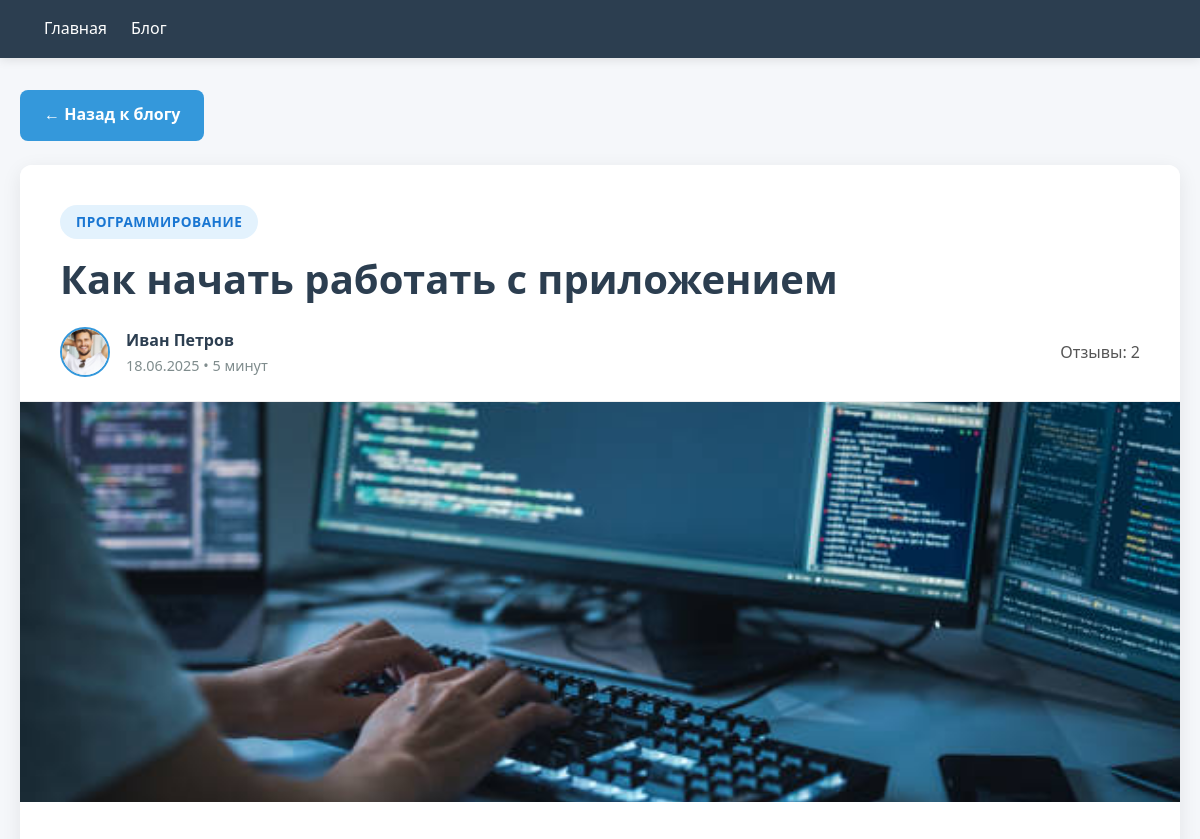
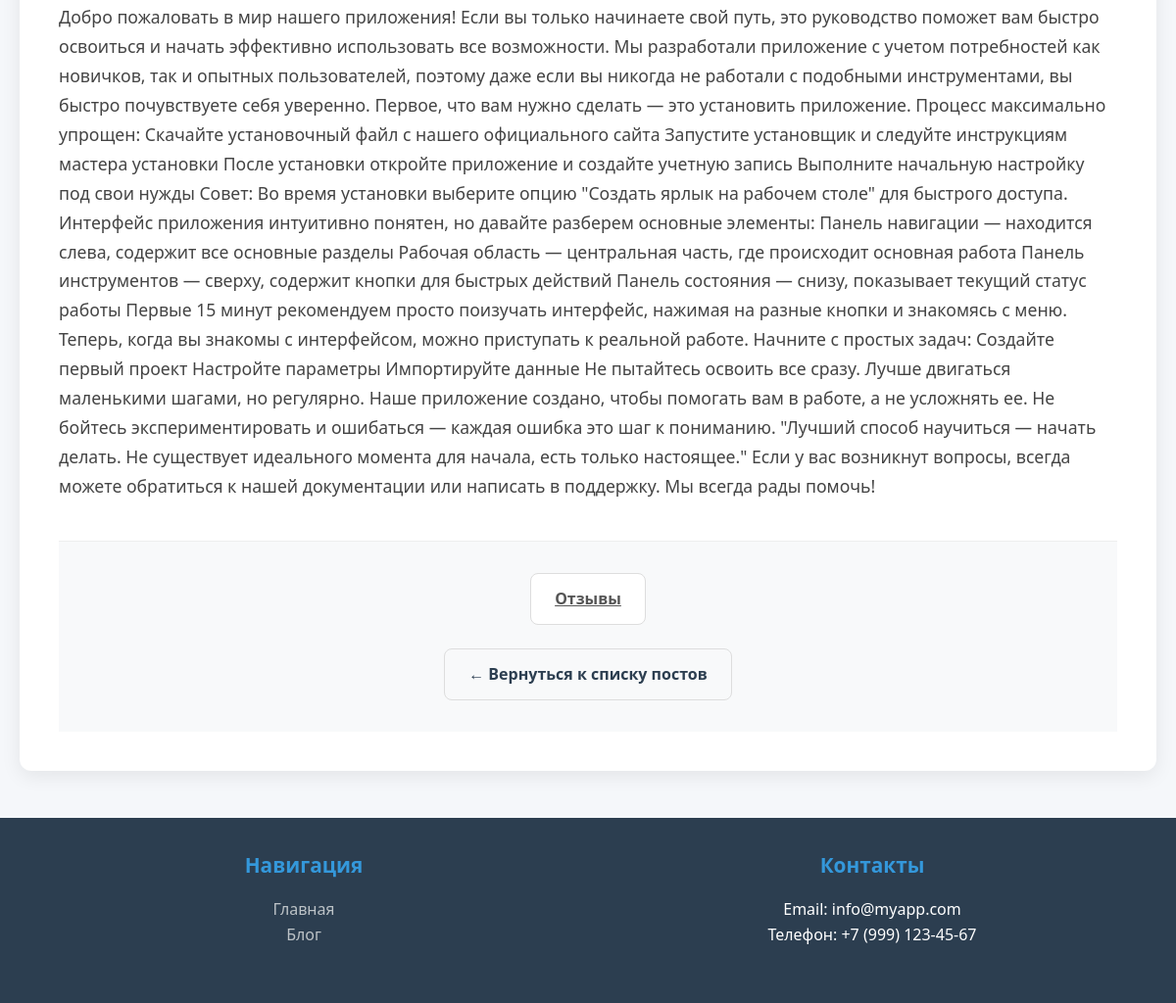
Page /blog/post/1/ on the committed database (2 pictures, top to bottom).
### blog/models.py (models this page shows, shortened)
class Post(models.Model):
    title = models.CharField(blank=False)
    text = models.CharField(blank=False)
    image = models.CharField(default="")
    category = models.CharField(default="Без категории")
    created_at = models.CharField(default="Нет данных")
    read_time = models.CharField(default="Нет данных")
    comments = models.PositiveIntegerField(default=0)

### blog/views.py (the view)
# urls.py: path('<int:post_id>/', post_page, name='post'),  # /blog/1/
def post_page(request, post_id):
    post = get_object_or_404(Post, id=post_id)
    comments_count = Comment.objects.filter(post_id=post_id, checked=True).count()
    data = {"menu": menu, "posts": post, "comments": "/comments/", "comments_count": comments_count}
    return render(request, "post.html", context=data)

### templates/post.html
{% extends 'base.html' %}
{% load static %}
{% block extra_css %}
    <link rel="stylesheet" href="{% static 'css/post.css' %}">
{% endblock %}
{% block content %}
<div class="container">
    <div class="back-button-container">
        <a href="javascript:history.back()" class="back-button">
            ← Назад к блогу
        </a>
    </div>
    <article class="post-container">
        <div class="post-header">
            <div class="post-category">
                <span class="category-badge">{{ posts.category }}</span>
            </div>
            <h1 class="post-title">{{ posts.title }}</h1>
            <div class="post-meta">
                <div class="author-info">
                    <img src="{% static 'images/author.jpg' %}" alt="Автор" class="author-avatar">
                    <div class="author-details">
                        <span class="author-name">Иван Петров</span>
                        <span class="post-date">{{ posts.created_at }} • {{ posts.read_time }}</span>
                    </div>
                </div>
                <div class="post-stats">
                    <span class="stat likes">Отзывы: {{ comments_count }}</span>
                </div>
            </div>
        </div>
        <div class="featured-image">
            <img src="{% static 'images/post-1.jpg' %}" alt="Главное изображение поста" class="post-main-image">
        </div>
        <div class="post-content">
            <section class="post-section">
                <p>{{ posts.text }}</p>
            </section>
        <footer class="post-footer">
            <div class="action-buttons">
                <a href="{% url 'comments' posts.id %}" class="action-btn like-btn">Отзывы</a>
            </div>
            <div class="back-bottom">
                <a href="/blog/" class="back-button secondary">
                    ← Вернуться к списку постов
                </a>
            </div>
        </footer>
    </article>
</div>
{% endblock %}

### static/css/base.css (style rules this page uses)
* { margin: 0; padding: 0; box-sizing: border-box; font-family: 'Segoe UI', Tahoma, Geneva, Verdana, sans-serif; }
body { background-color: #f5f7fa; color: #333; line-height: 1.6; }
.container { max-width: 1200px; margin: 0 auto; padding: 0 20px; }
footer { background-color: #2c3e50; color: white; padding: 2rem 0; text-align: center; }

### static/css/post.css (style rules this page uses)
.back-button-container { margin: 2rem 0 1.5rem; }
.back-button { display: inline-flex; align-items: center; padding: 0.8rem 1.5rem; background: #3498db; color: white; text-decoration: none; border-radius: 8px; font-weight: 600; font-size: 1rem; transition: all 0.3s ease; border: none; cursor: pointer; }
.back-button.secondary { background: #f8f9fa; color: #2c3e50; border: 1px solid #ddd; }
.post-container { background: white; border-radius: 12px; overflow: hidden; box-shadow: 0 5px 20px rgba(0, 0, 0, 0.08); margin-bottom: 3rem; }
.post-header { padding: 2.5rem 2.5rem 1.5rem; border-bottom: 1px solid #eee; background-color: white; }
.post-category { margin-bottom: 1rem; }
.category-badge { display: inline-block; padding: 0.4rem 1rem; background: #e3f2fd; color: #1976d2; font-size: 0.85rem; font-weight: 600; border-radius: 20px; text-transform: uppercase; letter-spacing: 0.5px; }
.post-title { font-size: 2.5rem; line-height: 1.2; color: #2c3e50; margin-bottom: 1.5rem; }
.post-meta { display: flex; justify-content: space-between; align-items: center; flex-wrap: wrap; gap: 1.5rem; }
.author-info { display: flex; align-items: center; gap: 1rem; }
.author-avatar { width: 50px; height: 50px; border-radius: 50%; object-fit: cover; border: 2px solid #3498db; }
.author-details { display: flex; flex-direction: column; }
.author-name { font-weight: 600; color: #2c3e50; }
.post-date { font-size: 0.9rem; color: #7f8c8d; }
.post-stats { display: flex; gap: 1.5rem; }
.stat { display: flex; align-items: center; gap: 0.5rem; font-size: 1rem; color: #555; }
.featured-image { margin: 0; position: relative; }
.post-main-image { width: 100%; height: 400px; object-fit: cover; display: block; }
.post-content { padding: 2.5rem; }
.post-section { margin-bottom: 2.5rem; }
.post-section p { font-size: 1.1rem; line-height: 1.7; color: #444; margin-bottom: 1.2rem; }
.post-footer { padding: 2rem 2.5rem; background: #f8f9fa; border-top: 1px solid #eee; }
.action-buttons { display: flex; justify-content: center; gap: 1rem; margin-bottom: 1.5rem; }
.action-btn { display: flex; align-items: center; gap: 0.5rem; padding: 0.8rem 1.5rem; background: white; border: 1px solid #ddd; border-radius: 8px; font-size: 1rem; font-weight: 600; color: #555; cursor: pointer; transition: all 0.3s; }
.back-bottom { text-align: center; }

### rows in the picture
Post: category "ПРОГРАММИРОВАНИЕ", title "Как начать работать с приложением", created_at "18.06.2025", read_time "5 минут", text "Добро пожаловать в мир нашего приложения! Если вы только начинаете свой путь, это руководство поможет вам быстро освоиться и начать эффективно использовать все возможности. Мы разработали приложение с учетом потребностей как новичков, так и опытных пользователей, поэтому даже если вы никогда не работали с подобными инструментами, вы быстро почувствуете себя уверенно. Первое, что вам нужно сделать — это установить приложение. Процесс максимально упрощен: Скачайте установочный файл с нашего официального сайта Запустите установщик и следуйте инструкциям мастера установки После установки откройте приложение и создайте учетную запись Выполните начальную настройку под свои нужды Совет: Во время…"

### other values in the picture
{{ item.title }} "Главная" "Блог"
{{ comments_count }} "2"
